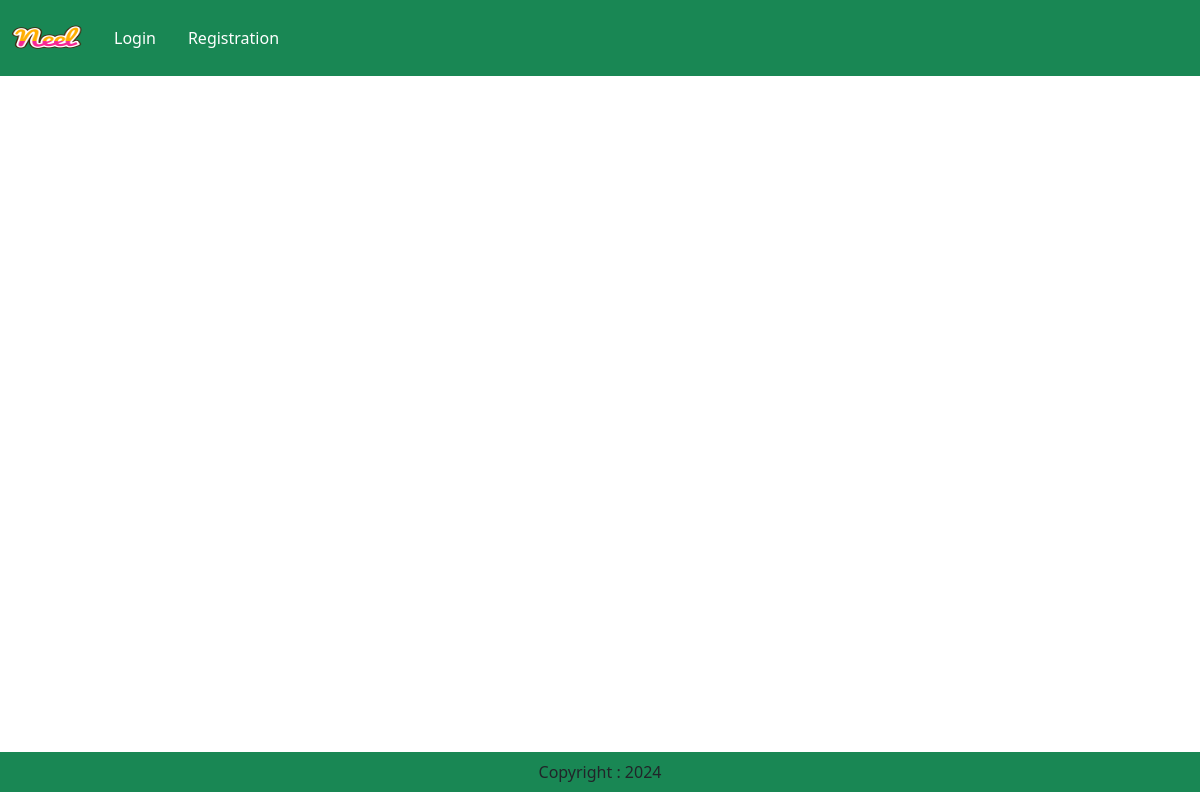
Page /category/GH on the earlier database version.
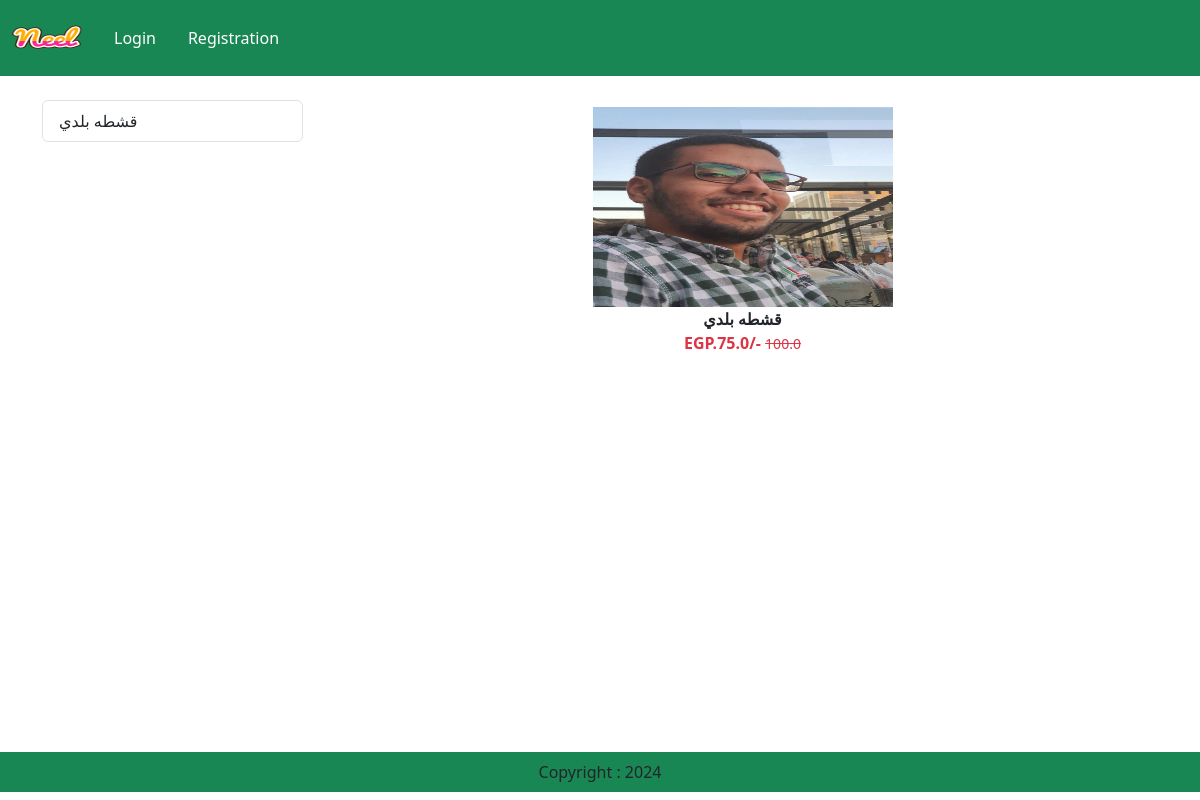
Same page on the later database version.
### app/models.py (models this page shows, shortened)
class Product(models.Model):
     title=models.CharField(max_length=100)
     selling_price=models.FloatField()
     discounted_price=models.FloatField()
     description=models.TextField()
     composition=models.TextField(default='')
     prodapp=models.TextField(default='')
     category=models.CharField(choices=CATEGORY_CHOICES,max_length=2)
     product_image=models.ImageField(upload_to='product')

### app/views.py (the view)
class CategoryView(View):
    def get(self, request,val):
        product = Product.objects.filter(category=val)
        title = Product.objects.filter(category=val).values('title')
        return render(request, "app/category.html",locals())

### app/templates/app/category.html (shortened to what this page needs)
{% extends "app/base.html" %}
{% load static %}
{% block main-content %}
<div class="container">
  <div class="row">
    <div class="col-sm-3" style="margin-top: 24px;">
        <div class="list-group">
            {% for val in  title %}
                <a href="{% url 'category-title' val.title %}" class="list-group-item list-group-item-action" aria-current="true">
                    {{val.title}}
                </a>
            {% endfor %}
        </div>
    </div>
    <div class="col-sm-9">
        <div class="row">
            {% for prod in product %}
            <div class="col text-center mb-4" style="margin-top: 24px;">
                <a href="{% url 'product-detail' prod.id %}" class="btn">
                    <div>
                        <img src="{{prod.product_image.url}}" width="300px" height="200px" />
                        <div class="fw-bold">{{prod.title}}</div>
                        <div class="fw-bold text-danger">
                            EGP.{{prod.discounted_price}}/-
                            <small class="fw-light text-decoration-line-through">
                                {{prod.selling_price}}
                            </small>
                        </div>
                    </div>
                </a>
            </div>
            {% endfor %}
        </div>
    </div>
  </div>
</div>
{% endblock main-content %}

### app/templates/app/base.html (shortened to what this page needs)
<!DOCTYPE html>
{% load static %}
<html lang="en">
<head>
    <link href="https://cdn.jsdelivr.net/npm/bootstrap@5.3.3/dist/css/bootstrap.min.css" rel="stylesheet">
    <link rel = "stylesheet" href = "{% static 'app/css/owl.carousel.min.css' %}"/>
    <link rel = "stylesheet" href = "{% static 'app/css/style.css' %}"/>
    <link rel = "stylesheet" href = "{% static 'app/css/all.min.css' %}"/>
</head>
<body style="min-height:89vh;position: relative;">
    <nav class="navbar navbar-expand-lg navbar-dark bg-success">
    <div class="container-fluid">
    <a class="navbar-brand" href="/">
        <img src = "{% static "app/images/product/Neel.png" %}" width = "70" height = "50">
    </a>
    <div class="collapse navbar-collapse" id="navbarSupportedContent">
      <ul class="navbar-nav me-auto mb-2 mb-lg-0">
        {% if request.user.is_authenticated %}
        <li class="nav-item">
          <a class="nav-link active" aria-current="page" href="/">Home</a>
        </li>
        </li>
        <li class="nav-item dropdown">
          <a class="nav-link dropdown-toggle" href="#" role="button" data-bs-toggle="dropdown" aria-expanded="false">
            Products
          </a>
          <ul class="dropdown-menu">
            <li><a class="dropdown-item" href="{% url 'category' 'ML' %}">Milk</a></li>
            <li><a class="dropdown-item" href="{% url 'category' 'CR' %}">Curd</a></li>
            <li><a class="dropdown-item" href="{% url 'category' 'MS' %}">Milkshake</a></li>
            <li><a class="dropdown-item" href="{% url 'category' 'LS' %}">Lassi</a></li>
            <li><a class="dropdown-item" href="{% url 'category' 'GH' %}">Ghee</a></li>
            <li><a class="dropdown-item" href="{% url 'category' 'PN' %}">Paneer</a></li>
            <li><a class="dropdown-item" href="{% url 'category' 'CZ' %}">Cheese</a></li>
            <li><a class="dropdown-item" href="{% url 'category' 'IC' %}">Ice-creams</a></li>
          </ul>
        </li>
        <li class="nav-item">
          <a class="nav-link" href="{% url 'about' %}">About us</a>
        <li class="nav-item">
          <a class="nav-link" href="{% url 'contact' %}">Contact us</a>
        </li>
      </ul>
      <form class="d-flex" role="search">
        <input class="form-control me-2" type="search" placeholder="Search" aria-label="Search">
        <button class="btn btn-outline-success" type="submit">Search</button>
      </form>
    </div>
    <ul class="navbar-nav me-auto mb-2 mb-lg-0">
        <li class="nav-item dropdown mx-2">
          <a class="nav-link dropdown-toggle text-white" href="#" id="profileDropdown" data-bs-toggle="dropdown" aria-expanded="false">
            Hamid
          </a>
          <ul class="dropdown-menu" aria-labelledby="profileDropdown">
            <li><a class="dropdown-item" href="{% url 'profile' %}">Profile</a></li>
            <li><a class="dropdown-item" href="#">Orders</a></li>
            <li><a class="dropdown-item" href="{% url 'passwordchange' %}">Change Password</a></li>
            <li>
              <form id="logout-form" method="post" action="{% url 'logout' %}">
                <a class="dropdown-item" href="{% url 'logout' %}">
                {% csrf_token %}
                <button type="submit" style="border: none;background-color: transparent;padding: 0;">Logout</button></a>
              </form>
            </li>
          </ul>
        </li>
        <li class="nav-item mx-2">
            <a class="nav-link text-white" href="#">Cart</a>
        </li>
        <li class="nav-item mx-2">
            <a class="nav-link text-white" href="#">Whishlist</a>
        </li>
        {% else %}
        <li class="nav-item mx-2">
            <a class="nav-link text-white" href="{% url 'login' %}">Login</a>
        </li>
        <li class="nav-item mx-2">
            <a class="nav-link text-white" href="{% url 'customerregistration'%}">Registration</a>
        </li>
        {% endif %}
    </ul>
</div>
</nav>
{% block main-content %}{% endblock main-content %}
    <Footer class="container-fluid bg-success text-center p-2 mt-5" style="position: absolute; bottom: -80px;">
        Copyright : 2024
    </Footer>
</body>
</html>

Differences in the rows shown:
added Product: product_image (picture), title "قشطه بلدي", discounted_price "75.0", selling_price "100.0"
Other differences:
new list line: "قشطه بلدي"
